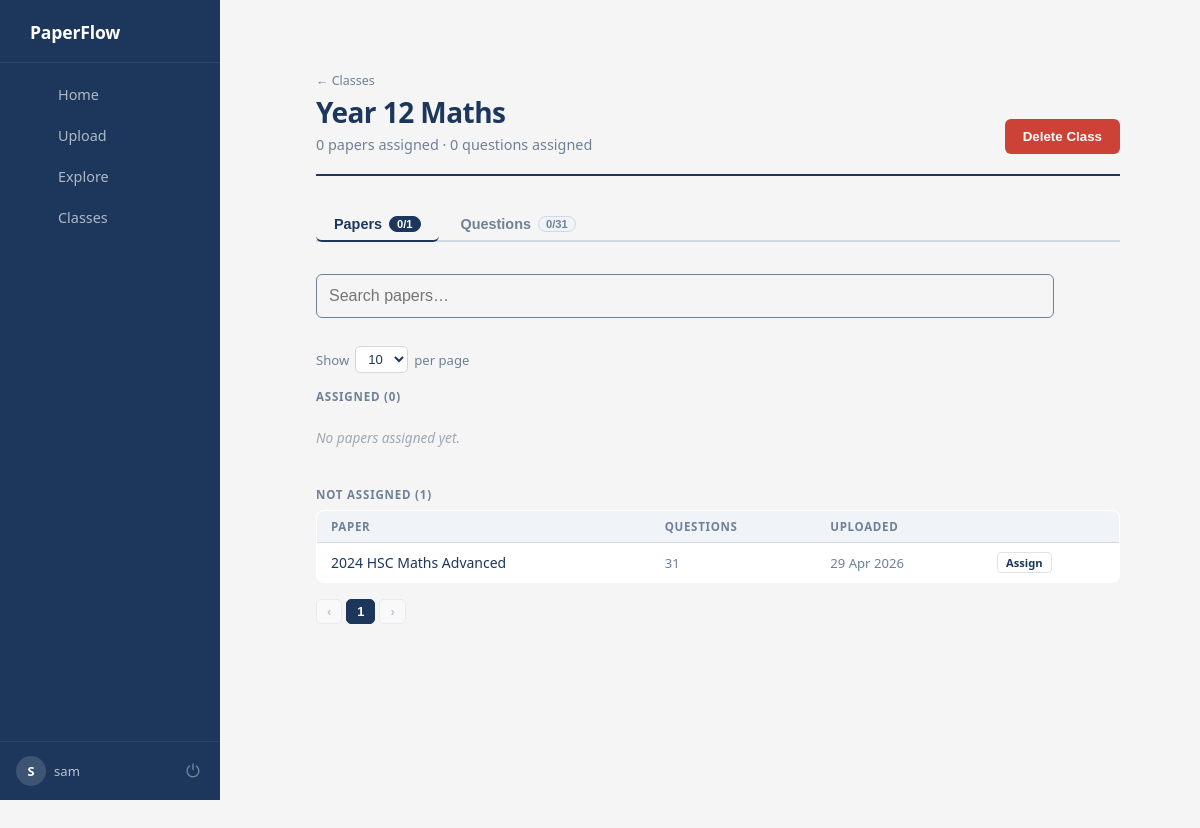
Screenshot of /classes/3 (signed in) with the database file from the repository.
### models.py (models this page shows)
class User(db.Model, UserMixin):
    __tablename__ = 'user'
    id = db.Column(db.Integer, primary_key=True)
    username = db.Column(db.String(150), unique=True, nullable=False)
    password_hash = db.Column(db.String(200), nullable=False)
    papers = db.relationship('UserPaper', backref='user', lazy=True)
    classes = db.relationship('Class', backref='user', lazy=True, cascade="all, delete-orphan")

class Class(db.Model):
    id = db.Column(db.Integer, primary_key=True)
    user_id = db.Column(db.Integer, db.ForeignKey('user.id'), nullable=False)
    name = db.Column(db.String(150), nullable=False)
    question_states = db.relationship('QuestionUsed', backref='class', lazy=True, cascade="all, delete-orphan")
    paper_states = db.relationship('PaperUsed', backref='class', lazy=True, cascade="all, delete-orphan")

class PastPaper(db.Model):
    id = db.Column(db.Integer, primary_key=True)
    filename = db.Column(db.String(200), nullable=False)
    questions = db.relationship(
        'Question',
        backref='paper',
        lazy=True,
        cascade="all, delete-orphan"
    )
    uploaded_at = db.Column(db.DateTime, default=db.func.now())
    owner_id = db.Column(db.Integer, db.ForeignKey('user.id'), nullable=False)

### app.py (the view)
@app.route('/classes/<int:class_id>')
@login_required
def view_class(class_id):
    cls = Class.query.filter_by(id=class_id, user_id=current_user.id).first_or_404()
    user_paper_ids = {
        up.paper_id for up in UserPaper.query.filter_by(user_id=current_user.id).all()
    }
    all_papers = (
        PastPaper.query
        .filter(PastPaper.id.in_(user_paper_ids))
        .order_by(PastPaper.uploaded_at.desc())
        .all()
    )
    assigned_paper_ids = {s.paper_id for s in cls.paper_states}
    assigned_papers   = [{"paper": p} for p in all_papers if p.id in assigned_paper_ids]
    unassigned_papers = [p for p in all_papers if p.id not in assigned_paper_ids]
    all_questions = (
        Question.query
        .filter(Question.paper_id.in_(user_paper_ids))
        .order_by(Question.id.desc())
        .all()
    )
    assigned_question_ids = {s.question_id for s in cls.question_states}
    assigned_questions   = [{"question": q} for q in all_questions if q.id in assigned_question_ids]
    unassigned_questions = [q for q in all_questions if q.id not in assigned_question_ids]
    per_page_papers    = int(request.args.get('pp_papers',    10))
    per_page_questions = int(request.args.get('pp_questions', 10))
    return render_template(
        'class.html',
        cls=cls,
        assigned_papers=assigned_papers,
        unassigned_papers=unassigned_papers,
        assigned_questions=assigned_questions,
        unassigned_questions=unassigned_questions,
        per_page_papers=per_page_papers,
        per_page_questions=per_page_questions,
    )

### app.py (called while the page is built)
@login_manager.user_loader
def load_user(user_id):
    user = User.query.filter_by(id=int(user_id)).first()
    return user

@app.context_processor
def inject_user():
    return dict(user=current_user)

def format_filename(filename):
    name = str(filename).split('_', 1)[-1]
    name = os.path.splitext(name)[0]
    name = re.sub(r'[-_]+', ' ', name)
    words = name.split()
    formatted = []
    for w in words:
        if w.upper() in ["HSC", "IB", "PDF"]:
            formatted.append(w.upper())
        else:
            formatted.append(w.capitalize())
    return " ".join(formatted)

@app.context_processor
def utility_processor():
    return dict(format_filename=format_filename)

### templates/class.html (shortened to what this page needs)
{% extends "base.html" %}
{% block content %}
{% from "macros.html" import flash_messages %}
<div class="index-layout">
    <div class="index-topbar">
        <div class="index-topbar-left">
            <a href="{{ url_for('view_classes') }}"
               style="font-size:0.78rem; color:#6f8197; text-decoration:none; display:block; margin-bottom:4px;">
                ← Classes
            </a>
            <h1>{{ cls.name }}</h1>
            <p>
                {{ assigned_papers|length }} paper{{ 's' if assigned_papers|length != 1 }} assigned
                &middot;
                {{ assigned_questions|length }} question{{ 's' if assigned_questions|length != 1 }} assigned
            </p>
        </div>
        <form method="POST"
              action="{{ url_for('delete_class', class_id=cls.id) }}"
              onsubmit="return confirm('Delete class \'{{ cls.name }}\'?');">
            <button class="btn-red">Delete Class</button>
        </form>
    </div>
    <div class="cd-tabs">
        <button class="cd-tab active" onclick="switchTab('papers', this)">
            Papers
            <span class="cd-tab-badge">{{ assigned_papers|length }}/{{ assigned_papers|length + unassigned_papers|length }}</span>
        </button>
        <button class="cd-tab" onclick="switchTab('questions', this)">
            Questions
            <span class="cd-tab-badge">{{ assigned_questions|length }}/{{ assigned_questions|length + unassigned_questions|length }}</span>
        </button>
    </div>
    <div id="tab-papers" class="cd-tab-content">
        <div class="cd-toolbar">
            <input class="cd-search" type="text" placeholder="Search papers…"
                   oninput="filterTable('papers', this.value)">
            <div class="cd-per-page">
                Show
                <select onchange="changePerPage('papers', this.value)">
                    <option value="10" {% if per_page_papers == 10 %}selected{% endif %}>10</option>
                </select>
                per page
            </div>
        </div>
        <div class="cd-section-label">Assigned ({{ assigned_papers|length }})</div>
        {% if assigned_papers %}
        <table class="cd-table" id="table-papers-assigned">
            <thead>
                <tr>
                    <th>Paper</th>
                    <th>Questions</th>
                    <th>Uploaded</th>
                    <th></th>
                </tr>
            </thead>
            <tbody>
                {% for entry in assigned_papers %}
                <tr class="cd-row" data-name="{{ format_filename(entry.paper.filename)|lower }}">
                    <td>
                        <a href="{{ url_for('view_paper', paper_id=entry.paper.id) }}"
                           class="cd-link">{{ format_filename(entry.paper.filename) }}</a>
                    </td>
                    <td class="cd-muted">{{ entry.paper.questions|length }}</td>
                    <td class="cd-muted">{{ entry.paper.uploaded_at.strftime('%d %b %Y') }}</td>
                    <td>
                        <form method="POST"
                              action="{{ url_for('toggle_paper_class', paper_id=entry.paper.id, class_id=cls.id) }}">
                            <button class="qa-del" type="submit">Remove</button>
                        </form>
                    </td>
                </tr>
                {% endfor %}
            </tbody>
        </table>
        {% else %}
            <div class="cd-empty">No papers assigned yet.</div>
        {% endif %}
        <div class="cd-section-label" style="margin-top:1.5rem;">
            Not Assigned ({{ unassigned_papers|length }})
        </div>
        {% if unassigned_papers %}
        <table class="cd-table" id="table-papers-unassigned">
            <thead>
                <tr>
                    <th>Paper</th>
                    <th>Questions</th>
                    <th>Uploaded</th>
                    <th></th>
                </tr>
            </thead>
            <tbody>
                {% for paper in unassigned_papers %}
                <tr class="cd-row" data-name="{{ format_filename(paper.filename)|lower }}">
                    <td>
                        <a href="{{ url_for('view_paper', paper_id=paper.id) }}"
                           class="cd-link">{{ format_filename(paper.filename) }}</a>
                    </td>
                    <td class="cd-muted">{{ paper.questions|length }}</td>
                    <td class="cd-muted">{{ paper.uploaded_at.strftime('%d %b %Y') }}</td>
                    <td>
                        <form method="POST"
                              action="{{ url_for('toggle_paper_class', paper_id=paper.id, class_id=cls.id) }}">
                            <button class="qa-edit" type="submit">Assign</button>
                        </form>
                    </td>
                </tr>
                {% endfor %}
            </tbody>
        </table>
        {% else %}
            <div class="cd-empty">All your papers have been assigned.</div>
        {% endif %}
        <div class="cd-pagination" id="pagination-papers"></div>
    </div>
</div>
{% endblock %}

### templates/base.html (shortened to what this page needs)
<!DOCTYPE html>
<html lang="en">
<head>
    <link rel="stylesheet" href="{{ url_for('static', filename='css/style.css') }}">
</head>
<body>
    <nav class="sidebar">
        <div class="brand">
            <span class="brand-name">PaperFlow</span>
        </div>
        <div class="nav-links">
            {% if current_user.is_authenticated %}
                <a href="{{ url_for('index') }}" class="nav-link {% if request.endpoint == 'index' %}active{% endif %}">
                     Home
                </a>
                <a href="{{ url_for('upload') }}" class="nav-link {% if request.endpoint == 'upload' %}active{% endif %}">
                     Upload
                </a>
                <a href="{{ url_for('explore') }}" class="nav-link {% if request.endpoint == 'explore' %}active{% endif %}">
                     Explore
                </a>
                <a href="{{ url_for('view_classes') }}" class="nav-link {% if request.endpoint == 'view_classes' %}active{% endif %}">
                     Classes
                </a>
            {% endif %}
        </div>
        {% if current_user.is_authenticated %}
        <div class="sidebar-footer">
            <div class="user-info">
                <div class="user-avatar">{{ current_user.username[0].upper() }}</div>
                <span class="user-name">{{ current_user.username }}</span>
            </div>
            <a href="{{ url_for('logout') }}" class="logout-btn" title="Logout">⏻</a>
        </div>
        {% endif %}
    </nav>
    <div class="page-content">
        <div class="main-content">
            {% block content %}{% endblock %}
        </div>
    </div>
</body>
</html>

### rows the page displays
User: username "S", username "sam"
Class: name "Year 12 Maths"
PastPaper: filename "2024 HSC Maths Advanced", questions|length "31", uploaded_at "29 Apr 2026"

### other values shown
{{ assigned_papers|length }} "0"
{{ 's' if assigned_papers|length != 1 }} "s"
{{ assigned_questions|length }} "0"
{{ 's' if assigned_questions|length != 1 }} "s"
{{ assigned_papers|length + unassigned_papers|length }} "1"
{{ assigned_questions|length + unassigned_questions|length }} "31"
{{ unassigned_papers|length }} "1"
